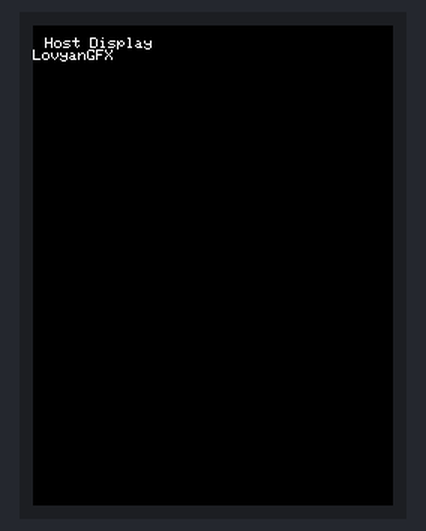
A sketch run on a simulated ESP32. Parts: 240×320 colour display. Random numbers use the default seed unless the sketch sets one; what the sketch prints to the serial monitor is not drawn.

Above: at 0.3 s.
At 5.41 s:
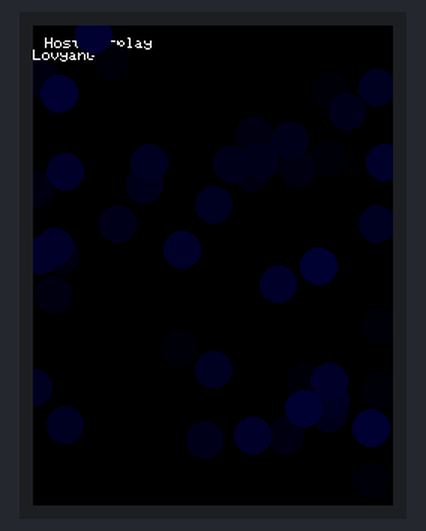
At 10.64 s:
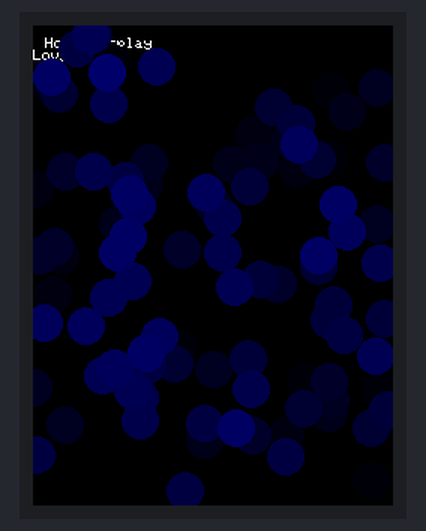
At 15.77 s:
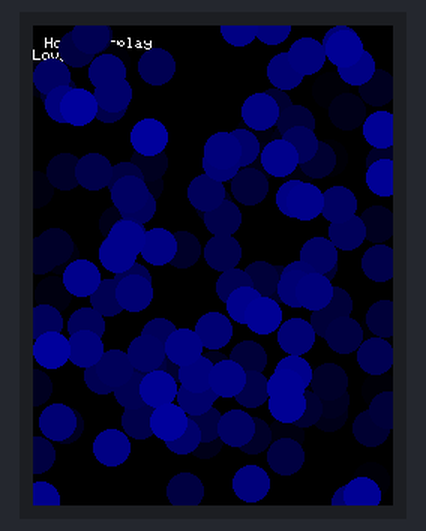
At 20.95 s:
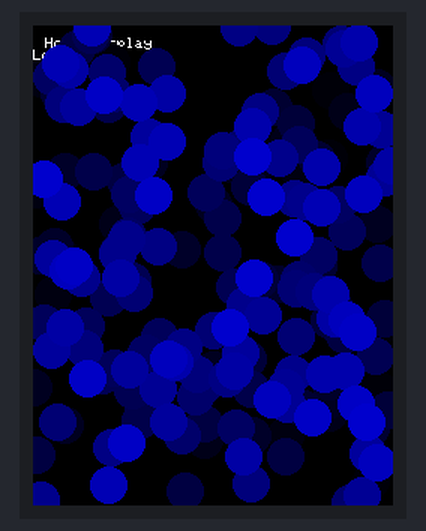
At 39.93 s:
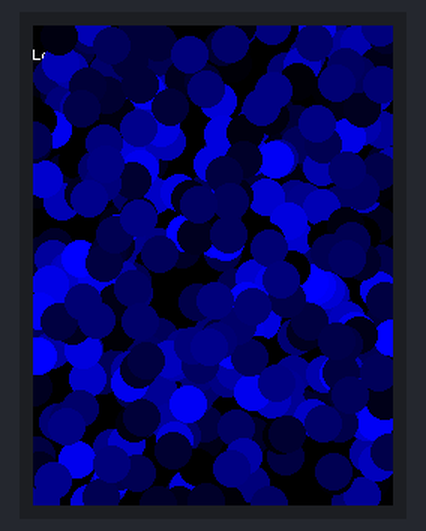

The sketch:

display_lovyangfx.ino
```cpp
#define LGFX_AUTODETECT
#include <LovyanGFX.h>
#include <LGFX_AUTODETECT.hpp>

#ifndef HOST_DISPLAY_WIDTH
#define HOST_DISPLAY_WIDTH 320
#endif

#ifndef HOST_DISPLAY_HEIGHT
#define HOST_DISPLAY_HEIGHT 240
#endif

#ifndef HOST_DISPLAY_SCALE
#define HOST_DISPLAY_SCALE 2
#endif

#ifndef HOST_DISPLAY_ROTATION
#define HOST_DISPLAY_ROTATION 0
#endif

#if defined(SDL_h_)
static LGFX lcd(HOST_DISPLAY_WIDTH, HOST_DISPLAY_HEIGHT, HOST_DISPLAY_SCALE);
#else
static LGFX lcd;
#endif

void setup()
{
    Serial.begin(115200);
    Serial.println("DISPLAY start lovyangfx");

    lcd.init();
    lcd.setRotation(HOST_DISPLAY_ROTATION);
    lcd.fillScreen(TFT_BLACK);
    lcd.setTextColor(TFT_WHITE, TFT_BLACK);
    lcd.setCursor(8, 8);
    lcd.println("Host Display");
    lcd.println("LovyanGFX");

    Serial.println("DISPLAY ready");
}

void loop()
{
    static uint32_t n = 0;
    lcd.fillCircle(rand() % lcd.width(), rand() % lcd.height(), 12, ++n);
    delay(100);
}
```
